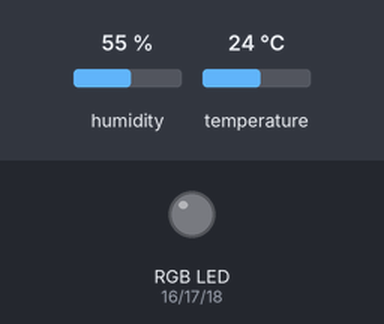
Recording of a program running on a simulated ESP32. On the bench: an RGB LED mixed from three pins (HIGH = lit). Inputs (shaded band) come from the test bench; at power-on: humidity 55 %, temperature 24 °C. WiFi joins after 1.5 s; servers stay silent unless stated; uploads are accepted with an empty reply; the local clock reads 2024-03-15 10:24:30 at power-on unless the program sets it.

Above: at 0.1 s.
At 1.1 s:
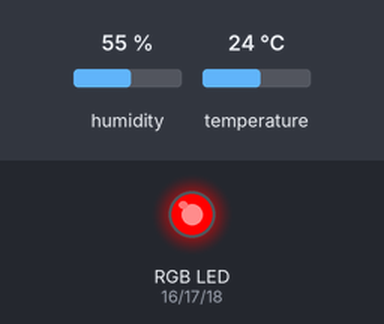
At 2.1 s:
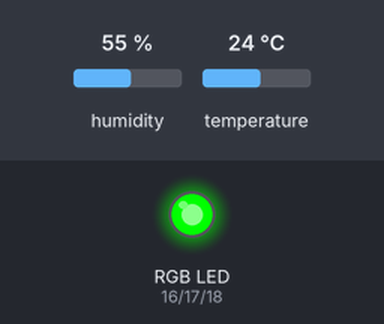
Timing chart, 0 to 3.6 s (numbered marks = the images above):
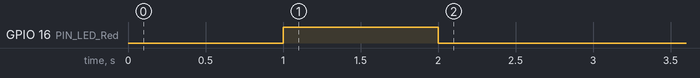

The program:

main.cpp
```cpp
#include <Arduino.h>
#include <SimpleDHT.h>
#include <WiFi.h>
#include <HTTPClient.h>
#include <time.h>

// Wi-Fi credentials
const char* ssid = "wifi_name";
const char* password = "wifi_password";

// Firebase credentials
const char* FIREBASE_API_KEY = "FIREBASE_API_KEY";
const char* FIREBASE_PROJECT_ID = "FIREBASE_PROJECT_ID";
const char* DOCUMENTO_FIRESTORE = "FIREBASE_COLLECTION";

// RGB LED pins
#define PIN_LED_Red 16
#define PIN_LED_Green 17
#define PIN_LED_Blue 18

// Function declarations
int inviaDatiFirestore(String,String);
void set_led_rosso();
void set_led_verde();
void set_let_blue();

// Initialize DHT11 sensor on pin 22
SimpleDHT11 dht11(22);

void setup() {
  Serial.begin(9600);
  pinMode(PIN_LED_Red, OUTPUT);
  pinMode(PIN_LED_Green, OUTPUT);
  pinMode(PIN_LED_Blue, OUTPUT);

  // Connect to Wi-Fi
  WiFi.begin(ssid, password);

  // Retry Wi-Fi connection up to 20 times
  int maxProve = 20;
  int prova = 0;

  // Wi-Fi connection loop
  while (WiFi.status() != WL_CONNECTED && prova < maxProve ){
    delay(1000);
    set_led_rosso(); // Red LED = no connection
    prova += 1;
  }

  if(WiFi.status() == WL_CONNECTED){
    set_led_verde(); // Green LED = connected

    // Set NTP time sync (CET time zone)
    configTime(7200, 3600, "pool.ntp.org");
  }
}

void loop() {
  int int_temp,int_umid,media_umidita=0,media_temperatura=0;

  // Check if Wi-Fi is still connected
  if (WiFi.status() == WL_CONNECTED){
    // Average 10 readings
    for ( int i = 0; i < 10; i++){
      byte temp = 0;
      byte umid = 0;

      // Read sensor data
      int err = dht11.read(&temp, &umid, NULL);

      if(err != SimpleDHTErrSuccess){
        i--; // Retry current reading
      } else {
        int_temp = int(temp);
        int_umid = int(umid);
        media_umidita += int_umid;
        media_temperatura += int_temp;
        delay(4000);
      }
    }

    // Calculate average values
    int_temp = media_temperatura / 10;
    int_umid = media_umidita / 10;

    // set as string for "inviaDatiFirestore()" function
    String umidita = String(int_umid);
    String temperatura = String(int_temp);

    // Send data to Firebase
    if(inviaDatiFirestore(umidita,temperatura)){
      set_led_verde(); // Data send to Database
      delay(3600000);  // Wait 1 hour before next transmission
    } else {
      set_let_blue();  // Error sending to Firebase
    }

  } else {
    // Wi-Fi disconnected, attempt to reconnect
    set_led_rosso();

    WiFi.begin(ssid, password);
    while (WiFi.status() != WL_CONNECTED){
      delay(1000);
    }

    if(WiFi.status() == WL_CONNECTED){
      set_led_verde();
    }
  }
}

// Function to send temperature and humidity data to Firestore
int inviaDatiFirestore(String umidita, String temperatura){
  HTTPClient http;

  time_t ora;
  time(&ora);

  struct tm struct_tm;
  localtime_r(&ora, &struct_tm); // Get local time

  // Format timestamp for Firebase
  char stringa_ora[20];
  strftime(stringa_ora, sizeof(stringa_ora), "%Y-%m-%d %H:%M", &struct_tm);

  // Build Firestore request URL
  String url = "https://firestore.googleapis.com/v1/projects/"+ String(FIREBASE_PROJECT_ID)+ "/databases/(default)/documents/"+ String(DOCUMENTO_FIRESTORE)+ "?key=" + FIREBASE_API_KEY;

  http.begin(url);
  http.addHeader("Content-Type", "application/json");

  // Construct JSON payload for Firestore
  String payload =
  "{"
    "\"fields\": {"
      "\"Temperatura\": { \"integerValue\": "+temperatura+" },"
      "\"Umidita\": { \"integerValue\": "+umidita +" },"
      "\"Data_lettura\": { \"stringValue\": \""+ String(stringa_ora)+"\" }"
    "}"
  "}";

  int httpResponseCode = http.POST(payload);

  // Check HTTP response
  if(httpResponseCode == 200){
    http.end();
    return 1;
  } else {
    http.end();
    return 0;
  }
}

// RED: Wi-Fi disconnected
void set_led_rosso(){
  analogWrite(PIN_LED_Green,0);
  analogWrite(PIN_LED_Red,255);
  analogWrite(PIN_LED_Blue,0);
}

// GREEN: All systems working
void set_led_verde(){
  analogWrite(PIN_LED_Green,255);
  analogWrite(PIN_LED_Red,0);
  analogWrite(PIN_LED_Blue,0);
}

// BLUE: Error sending data to Firestore
void set_let_blue(){
  analogWrite(PIN_LED_Green,0);
  analogWrite(PIN_LED_Red,0);
  analogWrite(PIN_LED_Blue,255);
}
```
